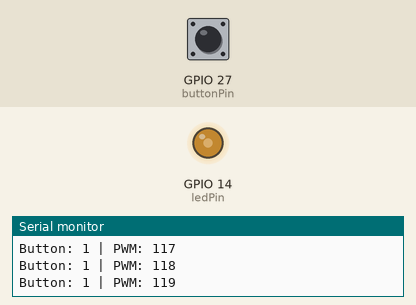
Simulated run of this sketch. Board: ESP32. Shown: output pins drawn as LEDs (lit = HIGH), the last lines printed to the serial monitor. Inputs (shaded band) come from the test bench; at power-on: GPIO 27 (buttonPin) HIGH.

Above: at 1.2 s.
1.3 s: GPIO 27 (buttonPin) pulled LOW for 3.2 s
At 3.2 s:
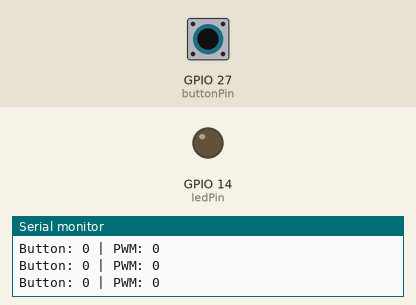
7.5 s: GPIO 27 (buttonPin) pulled LOW for 0.15 s
At 9.0 s:
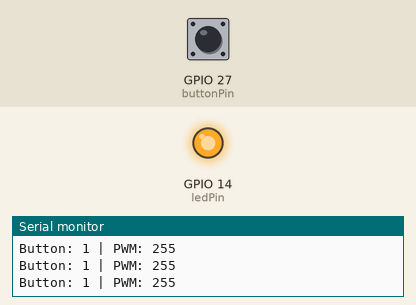
9.3 s: GPIO 27 (buttonPin) pulled LOW for 1 s
At 10.68 s:
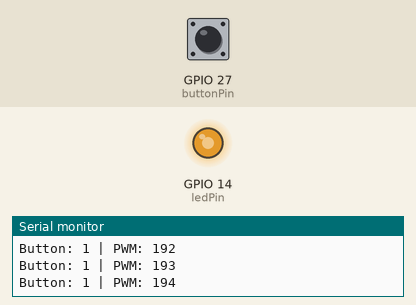
Timing chart, 0 to 12.8 s (numbered marks = the images above; inputs shaded):
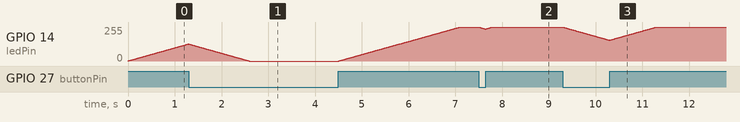

The sketch:

05-Button_smooth_powered.ino
```cpp
const int buttonPin = 27; // Change this to your button GPIO
const int ledPin = 14;

// PWM properties
const int freq = 5000;
const int resolution = 8;

int dutyCycle = 0;
int buttonState = 0;

void setup() {
    Serial.begin(115200);
    // Use INPUT_PULLUP so you don't need an external resistor.
    // Connect button between Pin 4 and GND.
    pinMode(buttonPin, INPUT_PULLUP);

    // Setup PWM (ESP32 Core v3.0+)
    ledcAttach(ledPin, freq, resolution);
}

void loop() {
    // Read button (LOW = Pressed because of Pullup)
    buttonState = digitalRead(buttonPin);

    // If button is PRESSED (LOW)
    if (buttonState == HIGH) {
        // Increase brightness, but stop at 255
        if (dutyCycle < 255) {
            dutyCycle++;
        }
    }
    // If button is RELEASED (HIGH)
    else {
        // Decrease brightness, but stop at 0
        if (dutyCycle > 0) {
            dutyCycle--;
        }
    }

    // Apply the brightness
    ledcWrite(ledPin, dutyCycle);

    // Debugging
    Serial.print("Button: ");
    Serial.print(buttonState);
    Serial.print(" | PWM: ");
    Serial.println(dutyCycle);

    // Small delay to make the fade visible (smoothness)
    delay(10);
}
```
